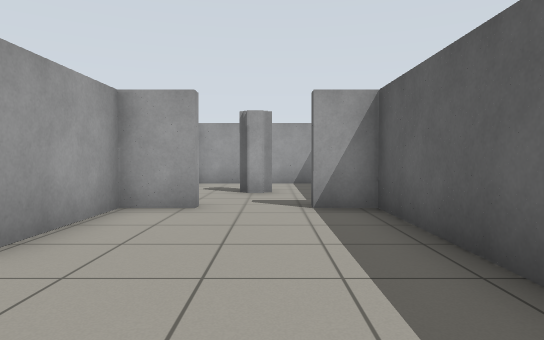
view 1 (above)

16 first-person views from a walk through a world built for the Gazebo simulator. The camera is 0.86 m above the floor, tilts 2° down and sees 75° across. The floor is counted in squares, 1 m on a side. Each view is taken from the middle of a square. On the plan, view 1 faces up. The plan holds only what a view shows up to about 12 squares ahead; the rest is blank.

view 2
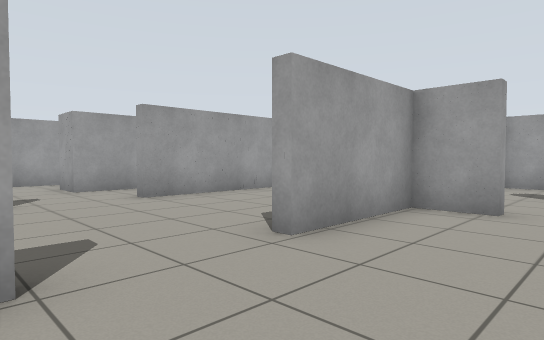

view 3
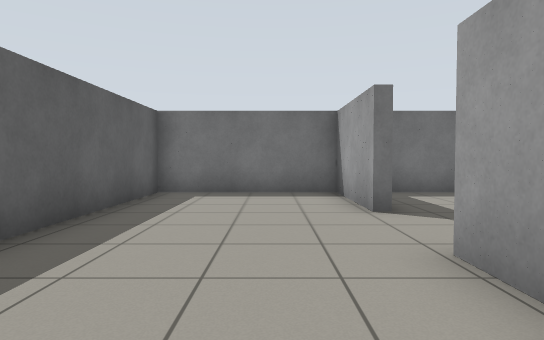

view 4
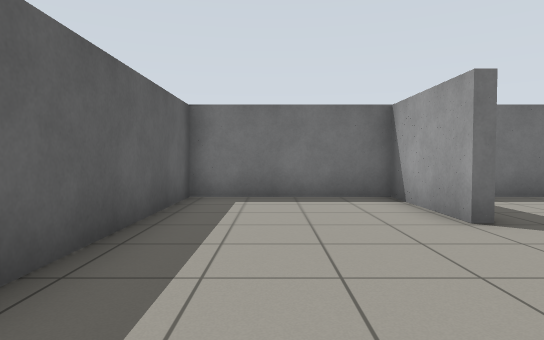

view 5
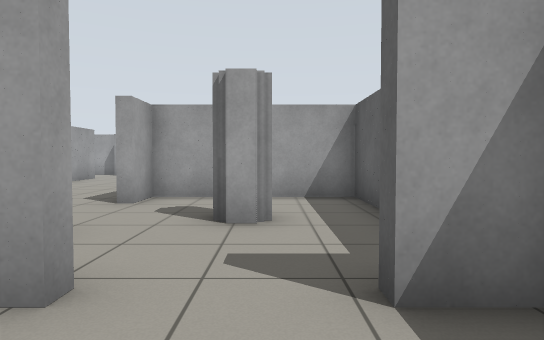

view 6
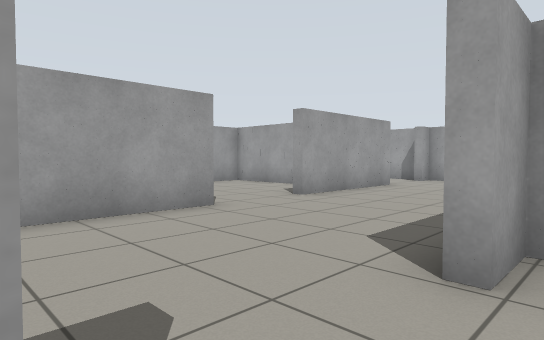

view 7
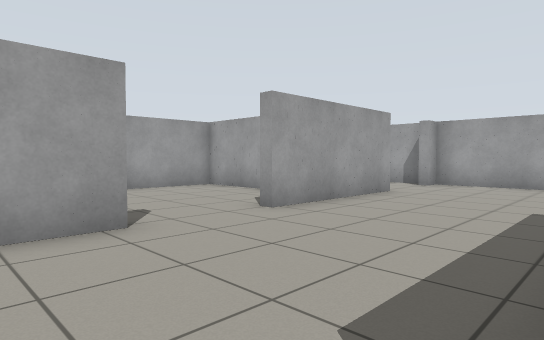

view 8
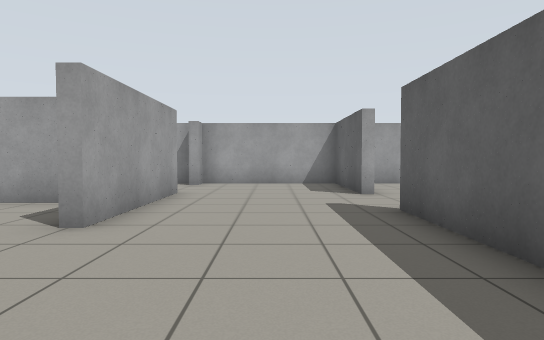

view 9
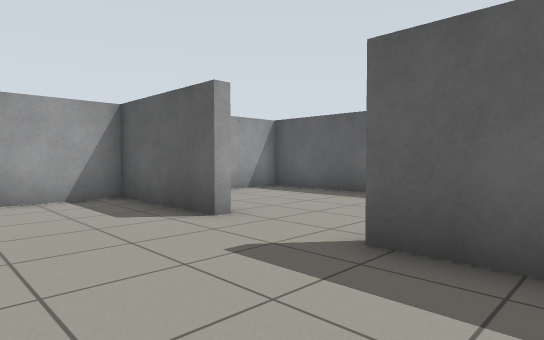

view 10
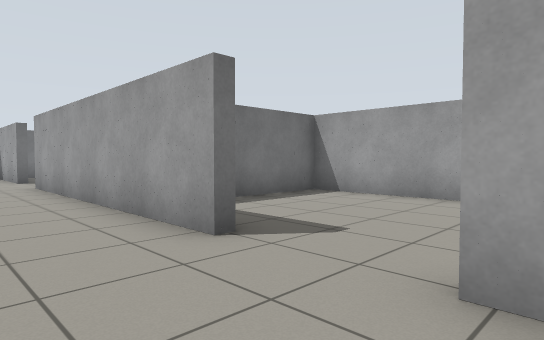

view 11
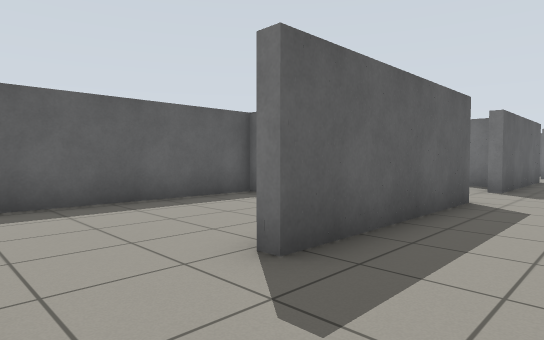

view 12
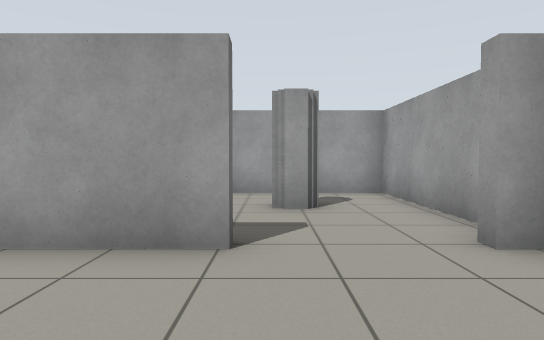

view 13
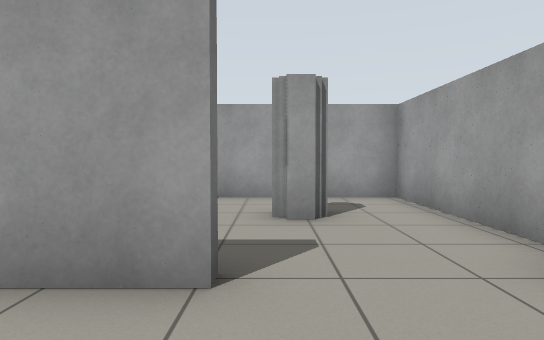

view 14
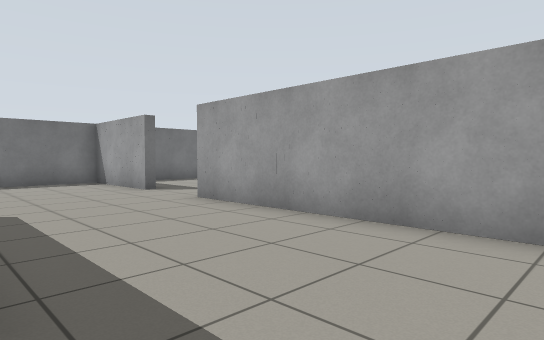

view 15
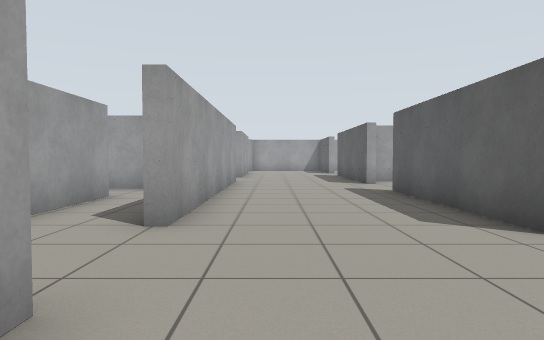

view 16
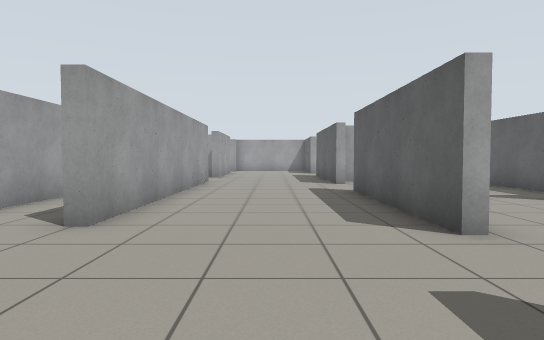

### Floor plan
Points are (right, up) in squares from view 1. A wall is a line through its corners. A room is listed if a view was taken in it or the views show most of it. See-through windows are left out.
Room 1 (views 1, 2, 4, 5)
walls: (-2.6, 0.4) (-2.6, -2.7) (1.8, -2.7) (1.8, 6) (0.6, 6); (-1.3, 6) (-2.6, 6) (-2.6, 2.9)
ways out: opening at (-0.5, 6) to room 2; opening at (-3, 1.5) to room 3
Room 2 (views 3, 6)
walls: (-1.3, 6.4) (-1.3, 6); (-2.2, 6.3) (-1.6, 6.3); (1.8, 7.8) (1.8, 11.7) (-2.6, 11.7) (-2.6, 10.6)
ways out: opening at (-0.5, 6) to room 1; opening at (-3, 9.5) to room 3
Room 3 (views 7, 8, 9, 10, 11, 12, 13, 14, 15, 16)
walls: (-7.3, 11.9) (-7.3, 3.4); (-2.6, 10.6) (-2.9, 10.6) (-2.9, 15.8) (-2.5, 15.8); (-9.5, 8.7) (-10.5, 8.7); (-9, 16.7) (-12.6, 16.7) (-12.6, 9) (-9.9, 9); (-9.6, 6.9) (-9.6, 2.7); (-7.3, 18.6) (-7.3, 14.2); (-2.5, 18.3) (-2.9, 18.3) (-2.9, 21.7) (-7.3, 21.7) (-7.3, 21); (1.8, 12) (1.8, 21.7) (-1.6, 21.7); (-9.9, 19.8) (-9.9, 19); (-2.6, 2.9) (-2.9, 2.9) (-2.9, 8.1) (-2.5, 8.1); (-7.6, 21.7) (-12.6, 21.7) (-12.6, 17.8); (-7.3, 1) (-7.3, -2.7) (-3.9, -2.7); (-3, 0.4) (-2.6, 0.4)
ways out: opening at (-3, 1.5) to room 1; opening at (-3, 9.5) to room 2; opening at (-10.5, 7.5); opening at (-8.5, 1.5)

Where each view was taken, in squares from view 1:
view 1: 0 up, 0 right, facing up
view 2: 0 up, 0 right, facing up-left
view 3: 6 up, 1 left, facing down
view 4: 5 up, 0 right, facing down
view 5: 4 up, 0 right, facing up
view 6: 8 up, 2 left, facing up-left
view 7: 10 up, 3 left, facing up-left
view 8: 10 up, 5 left, facing up
view 9: 14 up, 6 left, facing up-right
view 10: 15 up, 5 left, facing down-left
view 11: 18 up, 5 left, facing down-right
view 12: 19 up, 4 left, facing left
view 13: 19 up, 5 left, facing left
view 14: 10 up, 3 left, facing down-left
view 15: 1 down, 6 left, facing up
view 16: 1 down, 5 left, facing up
